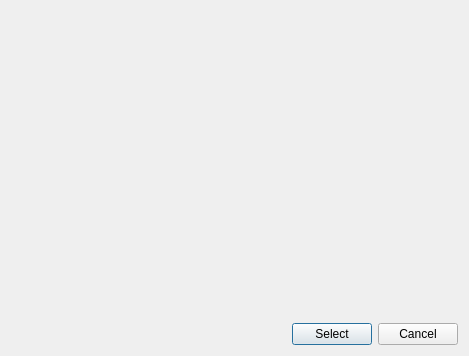
<?xml version="1.0" encoding="UTF-8"?>
<ui version="4.0">
 <class>ListSelector</class>
 <widget class="QDialog" name="ListSelector">
  <property name="geometry">
   <rect>
    <x>0</x>
    <y>0</y>
    <width>469</width>
    <height>356</height>
   </rect>
  </property>
  <property name="windowTitle">
   <string>Dialog</string>
  </property>
  <layout class="QGridLayout" name="gridLayout">
   <item row="1" column="1">
    <widget class="QPushButton" name="applyPushButton">
     <property name="text">
      <string>Select</string>
     </property>
    </widget>
   </item>
   <item row="1" column="2">
    <widget class="QPushButton" name="cancelPushButton">
     <property name="text">
      <string>Cancel</string>
     </property>
    </widget>
   </item>
   <item row="1" column="0">
    <spacer name="horizontalSpacer">
     <property name="orientation">
      <enum>Qt::Horizontal</enum>
     </property>
     <property name="sizeHint" stdset="0">
      <size>
       <width>40</width>
       <height>20</height>
      </size>
     </property>
    </spacer>
   </item>
   <item row="0" column="0" colspan="3">
    <widget class="CustomSelector" name="listCustomSelector" native="true"/>
   </item>
  </layout>
 </widget>
 <customwidgets>
  <customwidget>
   <class>CustomSelector</class>
   <extends>QWidget</extends>
   <header>DsgTools.CustomWidgets.customSelector.h</header>
   <container>1</container>
  </customwidget>
 </customwidgets>
 <resources/>
 <connections/>
</ui>
